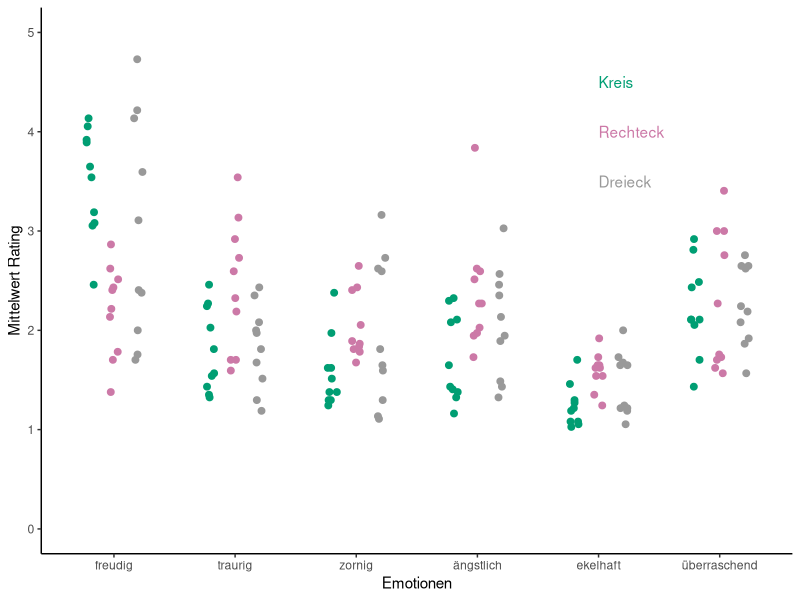
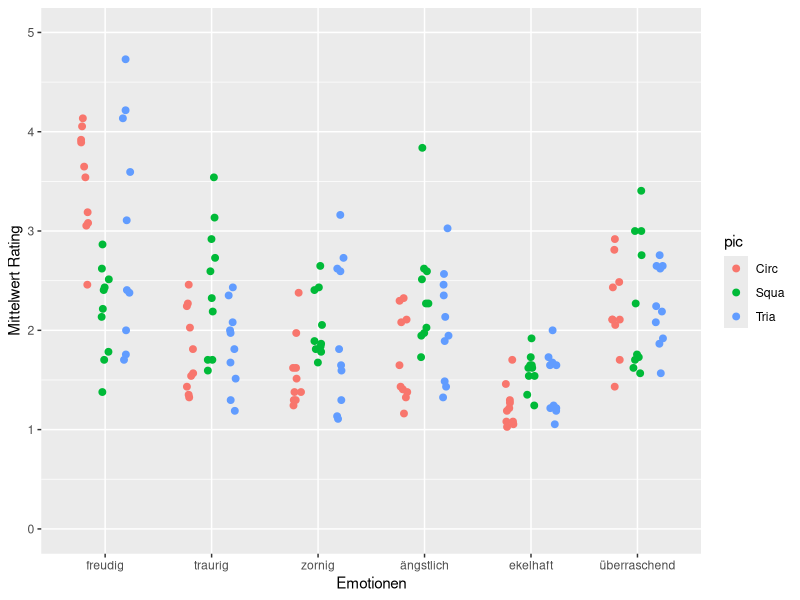

Generate these figures, in order, with R: (Note: this script raises an error after producing the figures.)
library(tidyverse)
library(ggplot2)

### Daten Chiara
raw <- read_delim('./2023/GruppeD/SemDiff_Chiara_Toscano.csv',
                delim = ';') %>%
      group_by(pic_name) %>%
      summarize(across(freudig:ueberraschend,
                       list(m = mean))) %>%
      ungroup() %>%
      mutate(pic = as_factor(str_sub(pic_name, 11, 14)),
             picnr = as.numeric(str_sub(pic_name, -2))) %>%
      select(pic, picnr, freudig_m:ueberraschend_m) %>%
      pivot_longer(cols = freudig_m:ueberraschend_m,
                   names_to = "emotion",
                   values_to = "m") %>%
      mutate(emotion = as_factor(str_sub(emotion, 1, -3)))
      
plt <- ggplot(raw, aes(x = emotion, y = m)) +
  geom_jitter(aes(color = pic),
              size = 2,
              position = position_jitterdodge(
                jitter.width = 0.2,
                dodge.width  = 0.6)) +
  scale_x_discrete(labels = c("freudig", "traurig", "zornig",
                              "ängstlich", "ekelhaft",
                              "überraschend"),
                   name   = "Emotionen") + 
  scale_y_continuous(limits = c(0, 5),
                     breaks = seq(0, 5, by = 1),
                     name = "Mittelwert Rating")

cbPalette <- c("#009E73", "#CC79A7" ,"#999999", "#E69F00",
               "#D55E00", "#F0E442", "#0072B2","#56B4E9")

##Farbschema ändern und Anmerkungen einfügen
myPlot <- plt +
  theme_classic() +
  theme(legend.position = "none") +
  scale_color_manual(values = cbPalette) +
  annotate("text", x = 5, y = 4.5,
           label = 'Kreis',
           vjust = "center", hjust = "left",
           color = cbPalette[1]) +
  annotate("text", x = 5, y = 4,
             label = 'Rechteck',
             vjust = "center", hjust = "left",
             color = cbPalette[2]) +
  annotate("text", x = 5, y = 3.5,
             label = 'Dreieck',
             vjust = "center", hjust = "left",
             color = cbPalette[3])
    
    
    

##### Darstellung
Jorah <- data.frame(
  x0  = c(10, 10, 30),
  y0  = c(10, 30, 20),
#  x1  = c(10, 30, 30),
#  y1  = c(30, 20, 20),
  r   = rep(2, 3), # radius
  lab = c("PF", "PR", "IP") # label
)

ggplot() +
  geom_link(aes(x = c(10, 10, 10),
                y = c(10, 10, 30),
                xend = c(10, 30, 30),
                yend = c(30, 20, 20))) +
  geom_circle(aes(x0 = x0, y0 = y0, r = r), # gehört zu ggforce
              data = Jorah,
              size = 1,
              fill = "white",
              show.legend = FALSE) +
  scale_x_continuous(limits = c(0,40)) +
  scale_y_continuous(limits = c(0,40)) +
  annotate("text",
           x = Jorah$x0,
           y = Jorah$y0,
           label = Jorah$lab) +
  geom_label(aes(x = c(20, 10, 20),
                 y = c(15, 20, 25),
                 label = c("0.9", "0.29", "0.03")),
             label.size = 0,
                 fill = "white") +
  theme_void()

